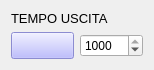
     <widget class="QWidget" name="layoutWidget">
      <property name="geometry">
       <rect>
        <x>254</x>
        <y>94</y>
        <width>154</width>
        <height>57</height>
       </rect>
      </property>
      <layout class="QGridLayout" name="gridLayout_2">
       <item row="0" column="0" colspan="2">
        <widget class="QLabel" name="label_6">
         <property name="font">
          <font>
           <pointsize>10</pointsize>
          </font>
         </property>
         <property name="text">
          <string>TEMPO USCITA</string>
         </property>
        </widget>
       </item>
       <item row="1" column="0">
        <widget class="QPushButton" name="led_scarto">
         <property name="enabled">
          <bool>false</bool>
         </property>
         <property name="palette">
          <palette>
           <active>
            <colorrole role="WindowText">
             <brush brushstyle="SolidPattern">
              <color alpha="255">
               <red>0</red>
               <green>0</green>
               <blue>0</blue>
              </color>
             </brush>
            </colorrole>
            <colorrole role="Button">
             <brush brushstyle="SolidPattern">
              <color alpha="255">
               <red>170</red>
               <green>170</green>
               <blue>255</blue>
              </color>
             </brush>
            </colorrole>
            <colorrole role="Light">
             <brush brushstyle="SolidPattern">
              <color alpha="255">
               <red>255</red>
               <green>255</green>
               <blue>255</blue>
              </color>
             </brush>
            </colorrole>
            <colorrole role="Midlight">
             <brush brushstyle="SolidPattern">
              <color alpha="255">
               <red>212</red>
               <green>212</green>
               <blue>255</blue>
              </color>
             </brush>
            </colorrole>
            <colorrole role="Dark">
             <brush brushstyle="SolidPattern">
              <color alpha="255">
               <red>85</red>
               <green>85</green>
               <blue>127</blue>
              </color>
             </brush>
            </colorrole>
            <colorrole role="Mid">
             <brush brushstyle="SolidPattern">
              <color alpha="255">
               <red>113</red>
               <green>113</green>
               <blue>170</blue>
              </color>
             </brush>
            </colorrole>
            <colorrole role="Text">
             <brush brushstyle="SolidPattern">
              <color alpha="255">
               <red>0</red>
               <green>0</green>
               <blue>0</blue>
              </color>
             </brush>
            </colorrole>
            <colorrole role="BrightText">
             <brush brushstyle="SolidPattern">
              <color alpha="255">
               <red>255</red>
               <green>255</green>
               <blue>255</blue>
              </color>
             </brush>
            </colorrole>
            <colorrole role="ButtonText">
             <brush brushstyle="SolidPattern">
              <color alpha="255">
               <red>0</red>
               <green>0</green>
               <blue>0</blue>
              </color>
             </brush>
            </colorrole>
            <colorrole role="Base">
             <brush brushstyle="SolidPattern">
              <color alpha="255">
               <red>255</red>
               <green>255</green>
               <blue>255</blue>
              </color>
             </brush>
            </colorrole>
            <colorrole role="Window">
             <brush brushstyle="SolidPattern">
              <color alpha="255">
               <red>170</red>
               <green>170</green>
               <blue>255</blue>
              </color>
             </brush>
            </colorrole>
            <colorrole role="Shadow">
             <brush brushstyle="SolidPattern">
              <color alpha="255">
               <red>0</red>
               <green>0</green>
               <blue>0</blue>
              </color>
             </brush>
            </colorrole>
            <colorrole role="AlternateBase">
             <brush brushstyle="SolidPattern">
              <color alpha="255">
               <red>212</red>
               <green>212</green>
               <blue>255</blue>
              </color>
             </brush>
            </colorrole>
            <colorrole role="ToolTipBase">
             <brush brushstyle="SolidPattern">
              <color alpha="255">
               <red>255</red>
               <green>255</green>
               <blue>220</blue>
              </color>
             </brush>
            </colorrole>
            <colorrole role="ToolTipText">
             <brush brushstyle="SolidPattern">
              <color alpha="255">
               <red>0</red>
               <green>0</green>
               <blue>0</blue>
              </color>
             </brush>
            </colorrole>
           </active>
           <inactive>
            <colorrole role="WindowText">
             <brush brushstyle="SolidPattern">
              <color alpha="255">
               <red>0</red>
               <green>0</green>
               <blue>0</blue>
              </color>
             </brush>
            </colorrole>
            <colorrole role="Button">
             <brush brushstyle="SolidPattern">
              <color alpha="255">
               <red>170</red>
               <green>170</green>
               <blue>255</blue>
              </color>
             </brush>
            </colorrole>
            <colorrole role="Light">
             <brush brushstyle="SolidPattern">
              <color alpha="255">
               <red>255</red>
               <green>255</green>
               <blue>255</blue>
              </color>
             </brush>
            </colorrole>
            <colorrole role="Midlight">
             <brush brushstyle="SolidPattern">
              <color alpha="255">
               <red>212</red>
               <green>212</green>
               <blue>255</blue>
              </color>
             </brush>
            </colorrole>
            <colorrole role="Dark">
             <brush brushstyle="SolidPattern">
              <color alpha="255">
               <red>85</red>
               <green>85</green>
               <blue>127</blue>
              </color>
             </brush>
            </colorrole>
            <colorrole role="Mid">
             <brush brushstyle="SolidPattern">
              <color alpha="255">
               <red>113</red>
               <green>113</green>
               <blue>170</blue>
              </color>
             </brush>
            </colorrole>
            <colorrole role="Text">
             <brush brushstyle="SolidPattern">
              <color alpha="255">
               <red>0</red>
               <green>0</green>
               <blue>0</blue>
              </color>
             </brush>
            </colorrole>
            <colorrole role="BrightText">
             <brush brushstyle="SolidPattern">
              <color alpha="255">
               <red>255</red>
               <green>255</green>
               <blue>255</blue>
              </color>
             </brush>
            </colorrole>
            <colorrole role="ButtonText">
             <brush brushstyle="SolidPattern">
              <color alpha="255">
               <red>0</red>
               <green>0</green>
               <blue>0</blue>
              </color>
             </brush>
            </colorrole>
            <colorrole role="Base">
             <brush brushstyle="SolidPattern">
              <color alpha="255">
               <red>255</red>
               <green>255</green>
               <blue>255</blue>
              </color>
             </brush>
            </colorrole>
            <colorrole role="Window">
             <brush brushstyle="SolidPattern">
              <color alpha="255">
               <red>170</red>
               <green>170</green>
               <blue>255</blue>
              </color>
             </brush>
            </colorrole>
            <colorrole role="Shadow">
             <brush brushstyle="SolidPattern">
              <color alpha="255">
               <red>0</red>
               <green>0</green>
               <blue>0</blue>
              </color>
             </brush>
            </colorrole>
            <colorrole role="AlternateBase">
             <brush brushstyle="SolidPattern">
              <color alpha="255">
               <red>212</red>
               <green>212</green>
               <blue>255</blue>
              </color>
             </brush>
            </colorrole>
            <colorrole role="ToolTipBase">
             <brush brushstyle="SolidPattern">
              <color alpha="255">
               <red>255</red>
               <green>255</green>
               <blue>220</blue>
              </color>
             </brush>
            </colorrole>
            <colorrole role="ToolTipText">
             <brush brushstyle="SolidPattern">
              <color alpha="255">
               <red>0</red>
               <green>0</green>
               <blue>0</blue>
              </color>
             </brush>
            </colorrole>
           </inactive>
           <disabled>
            <colorrole role="WindowText">
             <brush brushstyle="SolidPattern">
              <color alpha="255">
               <red>85</red>
               <green>85</green>
               <blue>127</blue>
              </color>
             </brush>
            </colorrole>
            <colorrole role="Button">
             <brush brushstyle="SolidPattern">
              <color alpha="255">
               <red>170</red>
               <green>170</green>
               <blue>255</blue>
              </color>
             </brush>
            </colorrole>
            <colorrole role="Light">
             <brush brushstyle="SolidPattern">
              <color alpha="255">
               <red>255</red>
               <green>255</green>
               <blue>255</blue>
              </color>
             </brush>
            </colorrole>
            <colorrole role="Midlight">
             <brush brushstyle="SolidPattern">
              <color alpha="255">
               <red>212</red>
               <green>212</green>
               <blue>255</blue>
              </color>
             </brush>
            </colorrole>
            <colorrole role="Dark">
             <brush brushstyle="SolidPattern">
              <color alpha="255">
               <red>85</red>
               <green>85</green>
               <blue>127</blue>
              </color>
             </brush>
            </colorrole>
            <colorrole role="Mid">
             <brush brushstyle="SolidPattern">
              <color alpha="255">
               <red>113</red>
               <green>113</green>
               <blue>170</blue>
              </color>
             </brush>
            </colorrole>
            <colorrole role="Text">
             <brush brushstyle="SolidPattern">
              <color alpha="255">
               <red>85</red>
               <green>85</green>
               <blue>127</blue>
              </color>
             </brush>
            </colorrole>
            <colorrole role="BrightText">
             <brush brushstyle="SolidPattern">
              <color alpha="255">
               <red>255</red>
               <green>255</green>
               <blue>255</blue>
              </color>
             </brush>
            </colorrole>
            <colorrole role="ButtonText">
             <brush brushstyle="SolidPattern">
              <color alpha="255">
               <red>85</red>
               <green>85</green>
               <blue>127</blue>
              </color>
             </brush>
            </colorrole>
            <colorrole role="Base">
             <brush brushstyle="SolidPattern">
              <color alpha="255">
               <red>170</red>
               <green>170</green>
               <blue>255</blue>
              </color>
             </brush>
            </colorrole>
            <colorrole role="Window">
             <brush brushstyle="SolidPattern">
              <color alpha="255">
               <red>170</red>
               <green>170</green>
               <blue>255</blue>
              </color>
             </brush>
            </colorrole>
            <colorrole role="Shadow">
             <brush brushstyle="SolidPattern">
              <color alpha="255">
               <red>0</red>
               <green>0</green>
               <blue>0</blue>
              </color>
             </brush>
            </colorrole>
            <colorrole role="AlternateBase">
             <brush brushstyle="SolidPattern">
              <color alpha="255">
               <red>170</red>
               <green>170</green>
               <blue>255</blue>
              </color>
             </brush>
            </colorrole>
            <colorrole role="ToolTipBase">
             <brush brushstyle="SolidPattern">
              <color alpha="255">
               <red>255</red>
               <green>255</green>
               <blue>220</blue>
              </color>
             </brush>
            </colorrole>
            <colorrole role="ToolTipText">
             <brush brushstyle="SolidPattern">
              <color alpha="255">
               <red>0</red>
               <green>0</green>
               <blue>0</blue>
              </color>
             </brush>
            </colorrole>
           </disabled>
          </palette>
         </property>
         <property name="font">
          <font>
           <pointsize>12</pointsize>
          </font>
         </property>
         <property name="text">
          <string/>
         </property>
        </widget>
       </item>
       <item row="1" column="1">
        <widget class="QSpinBox" name="scarto_box">
         <property name="minimum">
          <number>100</number>
         </property>
         <property name="maximum">
          <number>1000</number>
         </property>
         <property name="value">
          <number>1000</number>
         </property>
        </widget>
       </item>
      </layout>
     </widget>
